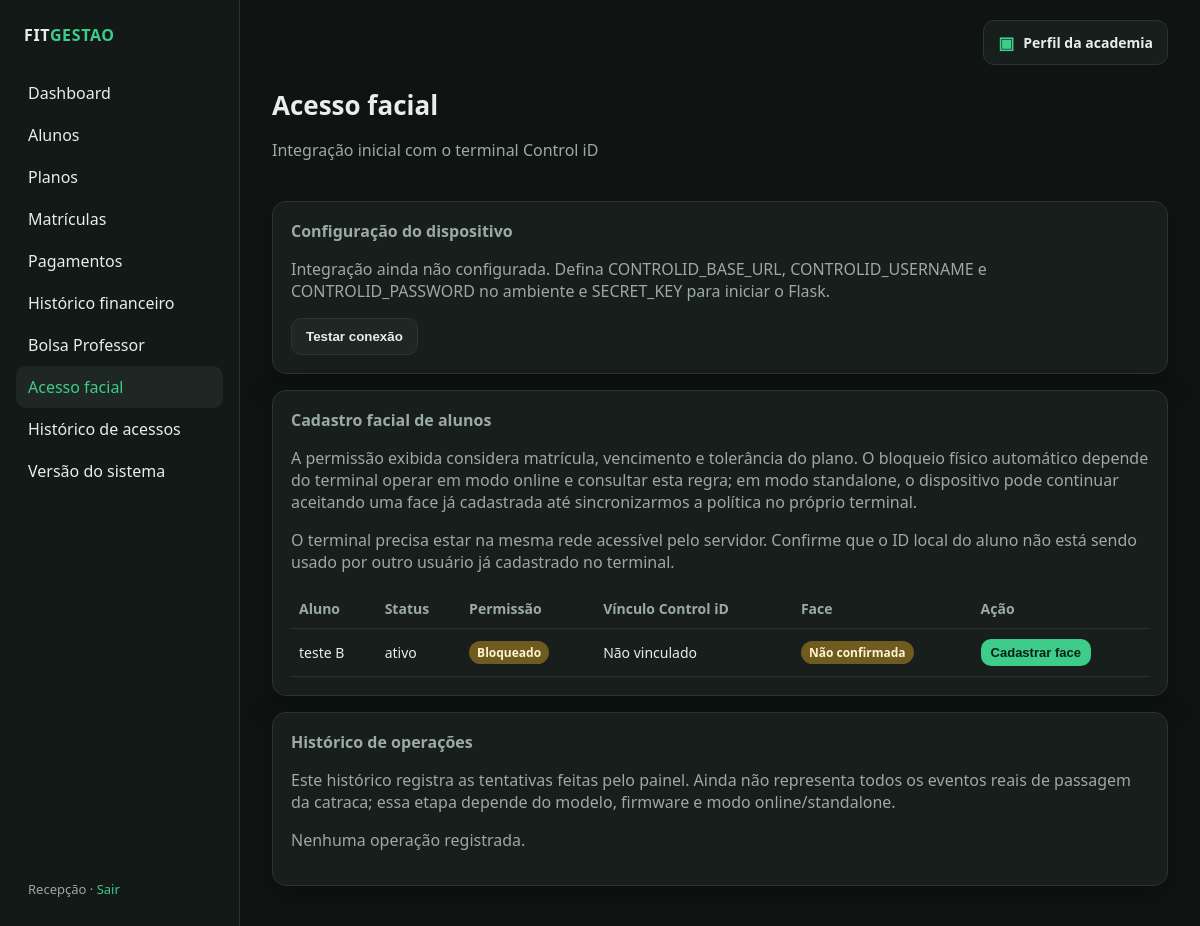
Screenshot of /acesso-facial/ (signed in) with the database file from the repository.
### app/models.py (models this page shows)
class User(UserMixin, db.Model):
    id = db.Column(db.Integer, primary_key=True)
    username = db.Column(db.String(80), unique=True, nullable=False)
    name = db.Column(db.String(120), nullable=False)
    password_hash = db.Column(db.String(255), nullable=False)
    payments = db.relationship("Payment", backref="registered_by", lazy=True)

class Student(db.Model):
    id = db.Column(db.Integer, primary_key=True)
    name = db.Column(db.String(120), nullable=False)
    document = db.Column(db.String(20), unique=True, nullable=False)
    phone = db.Column(db.String(30), nullable=True)
    email = db.Column(db.String(120), nullable=True)
    birth_date = db.Column(db.Date, nullable=True)
    status = db.Column(db.String(20), nullable=False, default="ativo")
    is_instructor = db.Column(db.Boolean, nullable=False, default=False)
    controlid_user_id = db.Column(db.Integer, unique=True, nullable=True)
    face_registered = db.Column(db.Boolean, nullable=False, default=False)
    created_at = db.Column(db.DateTime, server_default=db.func.now())
    enrollments = db.relationship(
        "Enrollment", backref="student", lazy=True, order_by="Enrollment.start_date.desc()"
    )

### app/routes/facial_access.py (the view)
@bp.route("/")
@login_required
def index():
    students = Student.query.order_by(Student.name).all()
    logs = AccessLog.query.order_by(AccessLog.created_at.desc()).limit(50).all()
    configured = bool(current_app.config.get("CONTROLID_BASE_URL") and
                      current_app.config.get("CONTROLID_USERNAME") and
                      current_app.config.get("CONTROLID_PASSWORD"))
    access_states = {student.id: access_decision(student) for student in students}
    return render_template("facial_access/index.html", students=students, logs=logs,
                           configured=configured, access_states=access_states)

### app/services.py (called while the page is built)
def has_valid_scholarship(student):
    if not student or student.status != "ativo":
        return False
    today = date.today()
    scholarship = ProfessorScholarship.query.filter(
        ProfessorScholarship.status == "ativa",
        ProfessorScholarship.start_date <= today,
        ((ProfessorScholarship.end_date.is_(None)) |
         (ProfessorScholarship.end_date >= today)),
        ((ProfessorScholarship.instructor_id == student.id) |
         (ProfessorScholarship.family_id == student.id)),
    ).first()
    return bool(scholarship and scholarship.instructor.status == "ativo")

def access_decision(student):
    today = date.today()
    if student.status != "ativo":
        return False, "Aluno inativo"
    if has_valid_scholarship(student):
        return True, "Acesso liberado: Bolsa Professor integral válida"
    enrollments = Enrollment.query.filter_by(student_id=student.id).all()
    current = [e for e in enrollments if e.status == "ativa" and e.start_date <= today <= e.end_date]
    if not current:
        return False, "Sem matrícula vigente"
    if any(e.is_delinquent for e in current):
        return False, "Pagamento vencido além do prazo de tolerância"
    return True, "Acesso liberado: matrícula vigente e financeiro em dia"

### app/templates/facial_access/index.html (shortened to what this page needs)
{% extends "base.html" %}
{% block content %}
<div class="topbar"><div><h1>Acesso facial</h1><p class="muted">Integração inicial com o terminal Control iD</p></div></div>
<div class="card">
  <h2>Configuração do dispositivo</h2>
  {% if configured %}
    <p class="muted">As variáveis de configuração foram encontradas. Teste a conexão antes de iniciar qualquer cadastro.</p>
  {% else %}
    <p class="muted">Integração ainda não configurada. Defina CONTROLID_BASE_URL, CONTROLID_USERNAME e CONTROLID_PASSWORD no ambiente e SECRET_KEY para iniciar o Flask.</p>
  {% endif %}
  <form method="post" action="{{ url_for('facial_access.test_connection') }}">
    <button class="btn secondary" type="submit" {% if not configured %}disabled{% endif %}>Testar conexão</button>
  </form>
</div>
<div class="card" style="margin-top:16px">
  <h2>Cadastro facial de alunos</h2>
  <p class="muted">A permissão exibida considera matrícula, vencimento e tolerância do plano. O bloqueio físico automático depende do terminal operar em modo online e consultar esta regra; em modo standalone, o dispositivo pode continuar aceitando uma face já cadastrada até sincronizarmos a política no próprio terminal.</p>
  <p class="muted">O terminal precisa estar na mesma rede acessível pelo servidor. Confirme que o ID local do aluno não está sendo usado por outro usuário já cadastrado no terminal.</p>
  {% if students %}
  <table><thead><tr><th>Aluno</th><th>Status</th><th>Permissão</th><th>Vínculo Control iD</th><th>Face</th><th>Ação</th></tr></thead><tbody>
  {% for s in students %}<tr>
    <td>{{ s.name }}</td><td>{{ s.status }}</td>
    <td>{% if access_states[s.id][0] %}<span class="badge pago">Liberado</span>{% else %}<span class="badge pendente" title="{{ access_states[s.id][1] }}">Bloqueado</span>{% endif %}</td>
    <td>{{ s.controlid_user_id or 'Não vinculado' }}</td>
    <td>{% if s.face_registered %}<span class="badge pago">Confirmada</span>{% else %}<span class="badge pendente">Não confirmada</span>{% endif %}</td>
    <td><form method="post" action="{{ url_for('facial_access.enroll', student_id=s.id) }}" onsubmit="return confirm('Iniciar cadastro facial no terminal Control iD para {{ s.name|e }}?')">
      <input type="hidden" name="csrf_token" value="{{ csrf_token() }}"><button class="btn small" type="submit" {% if not configured %}disabled{% endif %}>Cadastrar face</button>
    </form></td>
  </tr>{% endfor %}
  </tbody></table>
  {% else %}<p class="muted">Cadastre um aluno antes de iniciar o cadastro facial.</p>{% endif %}
</div>
<div class="card" style="margin-top:16px">
  <h2>Histórico de operações</h2>
  <p class="muted">Este histórico registra as tentativas feitas pelo painel. Ainda não representa todos os eventos reais de passagem da catraca; essa etapa depende do modelo, firmware e modo online/standalone.</p>
  {% if logs %}<table><thead><tr><th>Data</th><th>Aluno</th><th>Resultado</th><th>Detalhe</th><th>Origem</th></tr></thead><tbody>
  {% for log in logs %}<tr><td>{{ log.created_at.strftime('%d/%m/%Y %H:%M') if log.created_at else '—' }}</td><td>{{ log.student_name or '—' }}</td><td>{{ log.result }}</td><td>{{ log.reason }}</td><td>{{ log.source }}</td></tr>{% endfor %}
  </tbody></table>{% else %}<p class="muted">Nenhuma operação registrada.</p>{% endif %}
</div>
{% endblock %}

### app/templates/base.html (shortened to what this page needs)
<!doctype html>
<html lang="pt-BR">
<head>
  <link rel="stylesheet" href="{{ url_for('static', filename='css/style.css') }}">
</head>
<body>
<div class="layout">
  <aside class="sidebar">
    <p class="brand">FIT<span>GESTAO</span></p>
    <nav class="nav">
      <a href="{{ url_for('dashboard.index') }}" class="{{ 'active' if request.endpoint == 'dashboard.index' }}">Dashboard</a>
      <a href="{{ url_for('students.list_students') }}" class="{{ 'active' if request.endpoint and request.endpoint.startswith('students.') }}">Alunos</a>
      <a href="{{ url_for('plans.list_plans') }}" class="{{ 'active' if request.endpoint and request.endpoint.startswith('plans.') }}">Planos</a>
      <a href="{{ url_for('enrollments.list_enrollments') }}" class="{{ 'active' if request.endpoint and request.endpoint.startswith('enrollments.') }}">Matrículas</a>
      <a href="{{ url_for('payments.list_payments') }}" class="{{ 'active' if request.endpoint and request.endpoint.startswith('payments.') }}">Pagamentos</a>
      <a href="{{ url_for('payments.history') }}" class="{{ 'active' if request.endpoint == 'payments.history' }}">Histórico financeiro</a>
      <a href="{{ url_for('scholarships.index') }}" class="{{ 'active' if request.endpoint and request.endpoint.startswith('scholarships.') }}">Bolsa Professor</a>
      <a href="{{ url_for('facial_access.index') }}" class="{{ 'active' if request.endpoint == 'facial_access.index' }}">Acesso facial</a>
      <a href="{{ url_for('facial_access.history') }}" class="{{ 'active' if request.endpoint == 'facial_access.history' }}">Histórico de acessos</a>
      <a href="{{ url_for('system.version') }}" class="{{ 'active' if request.endpoint == 'system.version' }}">Versão do sistema</a>
    </nav>
    <div class="user">
      {{ current_user.name }} · <a href="{{ url_for('auth.logout') }}">Sair</a>
    </div>
  </aside>
  <main class="main">
    <div class="main-top-actions">
      <a class="academy-profile-link {{ 'active' if request.endpoint and request.endpoint.startswith('academy.') }}"
         href="{{ url_for('academy.profile') }}">
        <span class="academy-profile-icon">▣</span>
        <span>Perfil da academia</span>
      </a>
    </div>
    {% block content %}{% endblock %}
  </main>
</div>
</body>
</html>

### app/static/css/style.css (style rules this page uses)
:root { --bg: #0f1412; --panel: #171e1b; --panel-2: #1e2723; --line: #2a3530; --text: #e8eee9; --muted: #9aaba1; --accent: #3dcc8a; --accent-dim: #1f6f4d; --danger: #e05a5a; --warn: #e0b45a; --info: #5aa8e0; --radius: 14px; --shadow: 0 10px 30px rgba(0, 0, 0, 0.28); font-family: "Segoe UI", system-ui, sans-serif; }
* { box-sizing: border-box; }
html, body { margin: 0; min-height: 100%; background: var(--bg); color: var(--text); }
a { color: var(--accent); text-decoration: none; }
.layout { display: grid; grid-template-columns: 240px 1fr; min-height: 100vh; }
.sidebar { background: #121916; border-right: 1px solid var(--line); padding: 24px 16px; display: flex; flex-direction: column; gap: 8px; }
.brand { font-weight: 700; letter-spacing: 0.04em; margin: 0 8px 18px; }
.brand span { color: var(--accent); }
.nav a { display: block; color: var(--text); padding: 10px 12px; border-radius: 10px; text-decoration: none; }
.nav a:hover, .nav a.active { background: var(--panel-2); color: var(--accent); }
.sidebar .user { margin-top: auto; color: var(--muted); font-size: 13px; padding: 12px; }
.main { padding: 28px 32px 48px; }
.topbar { display: flex; justify-content: space-between; align-items: center; gap: 16px; margin-bottom: 24px; }
h1 { margin: 0; font-size: 26px; }
.muted { color: var(--muted); }
.card { background: var(--panel); border: 1px solid var(--line); border-radius: var(--radius); padding: 18px; box-shadow: var(--shadow); }
.card h2 { margin: 0 0 12px; font-size: 16px; color: var(--muted); font-weight: 600; }
.btn { display: inline-flex; align-items: center; justify-content: center; background: var(--accent); color: #062015; font-weight: 700; border: 0; border-radius: 10px; padding: 10px 14px; cursor: pointer; text-decoration: none; }
.btn.secondary { background: var(--panel-2); color: var(--text); border: 1px solid var(--line); }
.btn.small { padding: 6px 10px; font-size: 13px; }
table { width: 100%; border-collapse: collapse; }
th, td { text-align: left; padding: 10px 8px; border-bottom: 1px solid var(--line); font-size: 14px; }
th { color: var(--muted); font-weight: 600; }
.badge { display: inline-block; padding: 3px 8px; border-radius: 999px; font-size: 12px; font-weight: 700; }
.badge.vencida, .badge.pendente { background: #6f5a1f; color: #fff3d0; }
.main-top-actions { display: flex; justify-content: flex-end; margin: -8px 0 22px; }
.academy-profile-link { display: inline-flex; align-items: center; gap: 9px; padding: 10px 14px; border: 1px solid var(--line); border-radius: 11px; background: var(--panel); color: var(--text); font-size: 14px; font-weight: 600; text-decoration: none; }
.academy-profile-icon { color: var(--accent); font-size: 17px; }

### rows the page displays
User: name "Recepção"
Student: name "teste B", status "ativo", controlid_user_id "Não vinculado", face_registered "Não confirmada"
